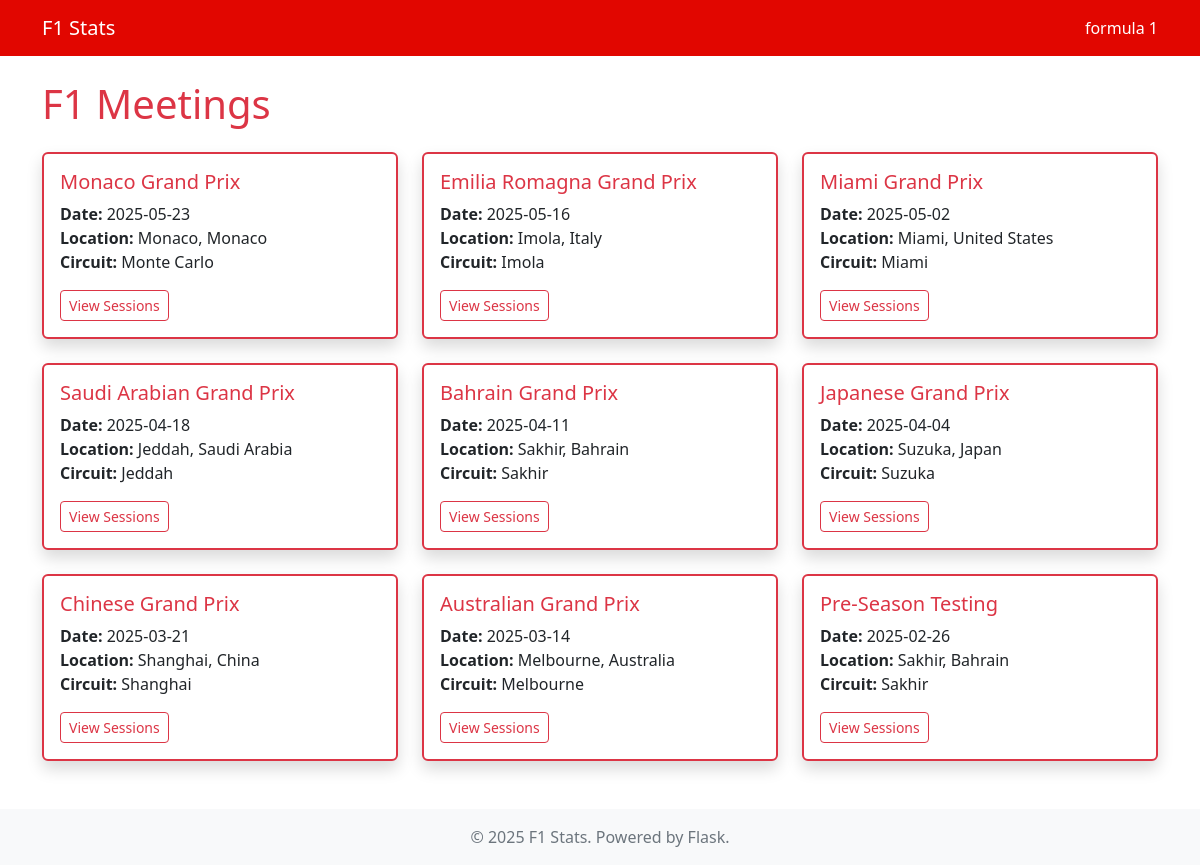
The page / on the database its author committed.
### tables this page shows
CREATE TABLE meetings (
            meeting_key INTEGER PRIMARY KEY,
            circuit_key INTEGER,
            circuit_short_name TEXT,
            country_code TEXT,
            country_key INTEGER,
            country_name TEXT,
            date_start TEXT,
            gmt_offset TEXT,
            location TEXT,
            meeting_name TEXT,
            meeting_official_name TEXT,
            year INTEGER
        );

### app/routes/home.py (the view)
@home_bp.route('/')
def index():
    meetings = get_all_meetings()
    meetings.sort(key=lambda m: m.date_start, reverse=True)
    return render_template('home/index.html', meetings=meetings)

### app/services/database.py (called while the page is built)
    def create_sessions_table(self):
        self.conn.execute('''
        CREATE TABLE IF NOT EXISTS sessions (
            session_key INTEGER PRIMARY KEY,
            meeting_key INTEGER,
            location TEXT,
            date_start TEXT,
            date_end TEXT,
            session_type TEXT,
            session_name TEXT,
            country_key INTEGER,
            country_code TEXT,
            country_name TEXT,
            circuit_key INTEGER,
            circuit_short_name TEXT,
            gmt_offset TEXT,
            year INTEGER
        )
        ''')
        self.conn.commit()

    def create_metadata_table(self):
        self.conn.execute('''
        CREATE TABLE IF NOT EXISTS metadata (
            key TEXT PRIMARY KEY,
            value TEXT
        )
        ''')
        self.conn.commit()

    def create_meetings_table(self):
        self.conn.execute('''
        CREATE TABLE IF NOT EXISTS meetings (
            meeting_key INTEGER PRIMARY KEY,
            circuit_key INTEGER,
            circuit_short_name TEXT,
            country_code TEXT,
            country_key INTEGER,
            country_name TEXT,
            date_start TEXT,
            gmt_offset TEXT,
            location TEXT,
            meeting_name TEXT,
            meeting_official_name TEXT,
            year INTEGER
        )
        ''')
        self.conn.commit()

    def get_last_fetch_time(self, key: str) -> datetime | None:
        row = self.conn.execute("SELECT value FROM metadata WHERE key = ?", (key,)).fetchone()
        return datetime.fromisoformat(row[0]) if row else None

    def load_meetings(self) -> list[dict]:
        self.create_meetings_table()
        cursor = self.conn.execute('SELECT * FROM meetings')
        columns = [desc[0] for desc in cursor.description]
        return [dict(zip(columns, row)) for row in cursor.fetchall()]

### templates/home/index.html (shortened to what this page needs)
{% extends "base.html" %}
{% block content %}
<h1 class="mb-4 text-danger">F1 Meetings</h1>
<div class="row row-cols-1 row-cols-md-2 row-cols-lg-3 g-4">
    {% for meeting in meetings %}
    <div class="col">
        <div class="card h-100 border-danger shadow" style="border-width:2px;">
            <div class="card-body">
                <h5 class="card-title text-danger">{{ meeting.meeting_name }}</h5>
                <p class="card-text">
                    <strong>Date:</strong> {{ meeting.date_start[:10] }}<br>
                    <strong>Location:</strong> {{ meeting.location }}, {{ meeting.country_name }}<br>
                    <strong>Circuit:</strong> {{ meeting.circuit_short_name }}
                </p>
                <a href="/sessions?meeting_key={{ meeting.meeting_key }}" class="btn btn-outline-danger btn-sm">View Sessions</a>
            </div>
        </div>
    </div>
    {% endfor %}
</div>
{% endblock %}

### templates/base.html (shortened to what this page needs)
<!DOCTYPE html>
<html lang="zh">
<head>
    <link href="https://cdn.jsdelivr.net/npm/bootstrap@5.3.3/dist/css/bootstrap.min.css" rel="stylesheet">
</head>
<body>
<nav class="navbar navbar-expand-lg">
    <div class="container">
        <a class="navbar-brand" href="/static">F1 Stats</a>
        <span class="navbar-text">formula 1</span>
    </div>
</nav>
<div class="container mt-4">
    {% block content %}{% endblock %}
</div>
<footer class="mt-5">
    &copy; 2025 F1 Stats. Powered by Flask.
</footer>
</body>
</html>

### templates/base.html (style rules this page uses)
:root { --f1-red: #E10600; }
.navbar { background-color: var(--f1-red); }
.navbar-brand, .nav-link, .navbar-text { color: white !important; }
footer { background-color: #f8f9fa; color: #6c757d; padding: 1rem 0; text-align: center; }

### rows shown on the page
meetings: meeting_name "Monaco Grand Prix", date_start "2025-05-23", location "Monaco", country_name "Monaco", circuit_short_name "Monte Carlo"
meetings: meeting_name "Emilia Romagna Grand Prix", date_start "2025-05-16", location "Imola", country_name "Italy", circuit_short_name "Imola"
meetings: meeting_name "Miami Grand Prix", date_start "2025-05-02", location "Miami", country_name "United States", circuit_short_name "Miami"
meetings: meeting_name "Saudi Arabian Grand Prix", date_start "2025-04-18", location "Jeddah", country_name "Saudi Arabia", circuit_short_name "Jeddah"
meetings: meeting_name "Bahrain Grand Prix", date_start "2025-04-11", location "Sakhir", country_name "Bahrain", circuit_short_name "Sakhir"
meetings: meeting_name "Japanese Grand Prix", date_start "2025-04-04", location "Suzuka", country_name "Japan", circuit_short_name "Suzuka"
meetings: meeting_name "Chinese Grand Prix", date_start "2025-03-21", location "Shanghai", country_name "China", circuit_short_name "Shanghai"
meetings: meeting_name "Australian Grand Prix", date_start "2025-03-14", location "Melbourne", country_name "Australia", circuit_short_name "Melbourne"
meetings: meeting_name "Pre-Season Testing", date_start "2025-02-26", location "Sakhir", country_name "Bahrain", circuit_short_name "Sakhir"
